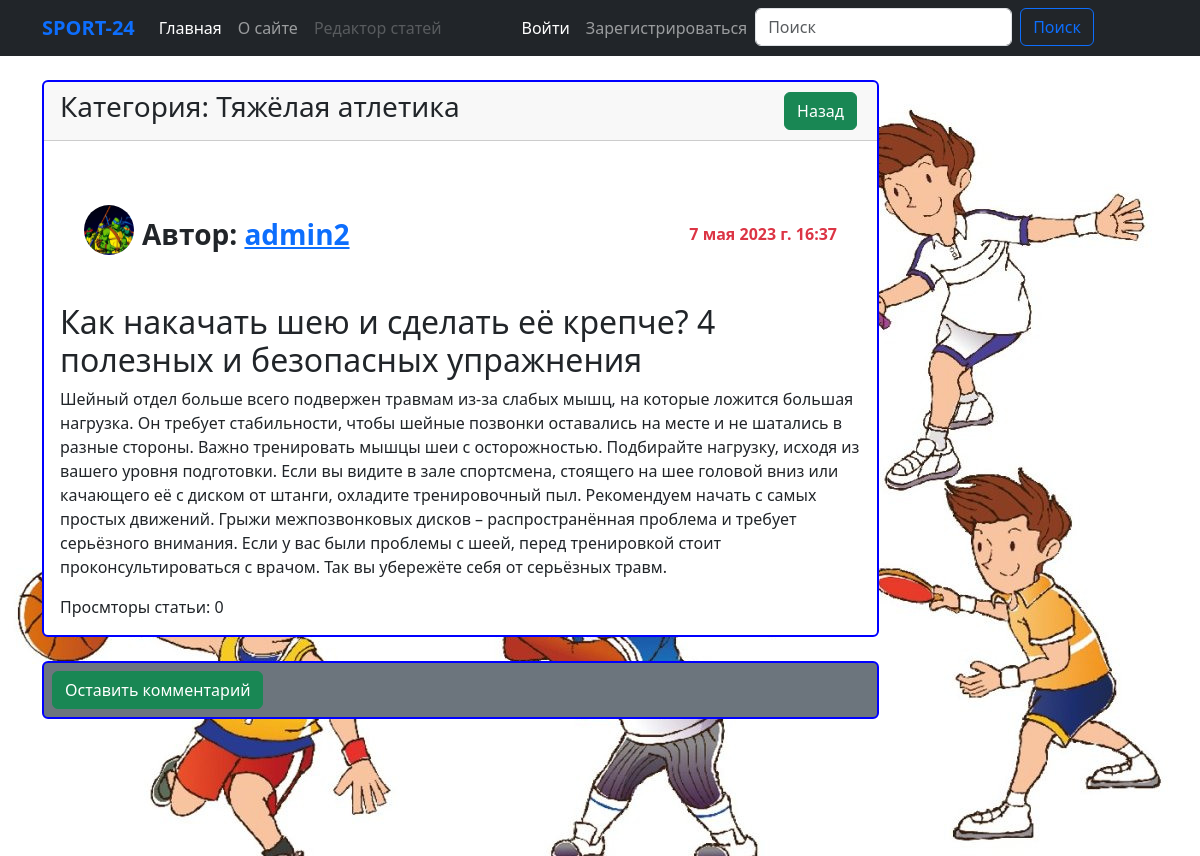
Page /article/5 on the committed database.
### blog/models.py (models this page shows, shortened)
class Article(models.Model):
    title = models.CharField(max_length=255, verbose_name='Название статьи')
    content = models.TextField(verbose_name='Описание статьи')
    photo = models.ImageField(upload_to='photos/', blank=True, null=True, verbose_name='Изображение')
    created_at = models.DateTimeField(auto_now_add=True, verbose_name='Дата создания')
    updated_at = models.DateTimeField(auto_now=True, verbose_name='Дата изменения')
    views = models.IntegerField(default=0, verbose_name='Просмотры')
    category = models.ForeignKey(Category, on_delete=models.CASCADE, verbose_name='Категория')
    video = models.CharField(max_length=500, verbose_name='Ссылка на видео', blank=True, null=True)
    author = models.ForeignKey(User, on_delete=models.CASCADE, blank=True, null=True, verbose_name='Автор')
    class Meta:
        verbose_name = 'Статья'
        verbose_name_plural = 'Статьи'

class Category(models.Model):
    title = models.CharField(max_length=255, verbose_name='Категория')
    def __str__(self):
        return self.title
    class Meta:
        verbose_name = 'Категория'
        verbose_name_plural = 'Категории'

class Profile(models.Model):
    user = models.OneToOneField(User, on_delete=models.CASCADE, verbose_name='Пользователь')
    photo = models.ImageField(upload_to='profiles/', verbose_name='Фото профиля', null=True, blank=True)
    phone_number = models.CharField(max_length=30, null=True, blank=True)
    def get_photo(self):
        try:
            return self.photo.url
        except:
            return 'https://bootdey.com/img/Content/avatar/avatar7.png'
    class Meta:
        verbose_name = 'Профиль'
        verbose_name_plural = 'Профили'

### blog/views.py (the view)
# urls.py: path('article/<int:pk>', ArticleDetailView.as_view(), name='article'),
class ArticleDetailView(DetailView):
    model = Article
    context_object_name = 'article'
    def get_context_data(self, *, object_list=None, **kwargs):
        context = super().get_context_data()
        article = Article.objects.get(pk=self.kwargs['pk'])
        article.views += 1
        article.save()
        context['title'] = f'Статья: {article.title}'
        if self.request.user.is_authenticated:
            context['comment_form'] = CommentForm()
        context['comments'] = Comment.objects.filter(article=article)
        return context

### blog/templates/blog/article_detail.html (shortened to what this page needs)
{% extends 'base.html' %}
{% block main %}
<div class="d-flex justify-content-between">
    <div class="col-9">
        <div class="card mt-4">
            <div class="card-header d-flex justify-content-between align-items-center">
                <h3 class="title_category">Категория: {{ article.category }}</h3>
                <div class="d-flex justify-content-between">
                    <a href="{% url 'index' %}" class="btn btn-success rounded mx-1">Назад</a>
                </div>
            </div>
            <div class="card-body">
                <div class="d-flex justify-content-between p-4 align-items-center">
                    <div class="d-flex justify-content-between">
                        <img src="{{ article.author.profile.get_photo }}" alt=""  class="rounded-circle" width="50" height="50">
                        <p class="p-2 fs-3 fw-bold">Автор: <a href="{% url 'profile' article.author.pk %}">{{ article.author }} </a></p>
                    </div>
                    <p class="text-danger fw-bold">{{ article.created_at }}</p>
                </div>
                <h2>{{ article.title }}</h2>
                <p>{{ article.content }}</p>
                <span>Просмторы статьи: {{ article.views }}</span>
            </div>
        </div>
        <div class="card mt-4 p-2 bg-secondary">
            <form action="{% url 'save_comment' article.pk %}" method="post">
                <button class="btn btn-success rounded">Оставить комментарий</button>
            </form>
        </div>
    </div>
    <div class="col-3"></div>
</div>
{% endblock main %}

### blog/static/blog/css/style.css (style rules this page uses)
.card { border: 2px solid blue !important; }

### rows in the picture
Article: category "Тяжёлая атлетика", author.profile.get_photo (picture), author "admin2", created_at "7 мая 2023 г. 16:37", title "Как накачать шею и сделать её крепче? 4 полезных и безопасных упражнения", content "Шейный отдел больше всего подвержен травмам из-за слабых мышц, на которые ложится большая нагрузка. Он требует стабильности, чтобы шейные позвонки оставались на месте и не шатались в разные стороны. Важно тренировать мышцы шеи с осторожностью. Подбирайте нагрузку, исходя из вашего уровня подготовки. Если вы видите в зале спортсмена, стоящего на шее головой вниз или качающего её с диском от штанги, охладите тренировочный пыл. Рекомендуем начать с самых простых движений. Грыжи межпозвонковых дисков – распространённая проблема и требует серьёзного внимания. Если у вас были проблемы с шеей, перед тренировкой стоит проконсультироваться с врачом. Так вы убережёте себя от серьёзных травм.", views "0"
